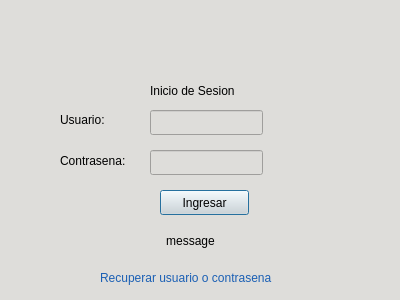
<?xml version="1.0" encoding="UTF-8"?>
<ui version="4.0">
 <class>login</class>
 <widget class="QDialog" name="login">
  <property name="geometry">
   <rect>
    <x>0</x>
    <y>0</y>
    <width>400</width>
    <height>300</height>
   </rect>
  </property>
  <property name="cursor">
   <cursorShape>ArrowCursor</cursorShape>
  </property>
  <property name="windowTitle">
   <string>Banco Rio Ceballos</string>
  </property>
  <property name="styleSheet">
   <string notr="true">background-color: rgb(222, 221, 218);</string>
  </property>
  <widget class="QLabel" name="label_2">
   <property name="geometry">
    <rect>
     <x>150</x>
     <y>80</y>
     <width>111</width>
     <height>21</height>
    </rect>
   </property>
   <property name="text">
    <string>Inicio de Sesion</string>
   </property>
   <property name="scaledContents">
    <bool>true</bool>
   </property>
  </widget>
  <widget class="QLabel" name="label_3">
   <property name="geometry">
    <rect>
     <x>60</x>
     <y>110</y>
     <width>81</width>
     <height>20</height>
    </rect>
   </property>
   <property name="text">
    <string>Usuario:</string>
   </property>
   <property name="scaledContents">
    <bool>false</bool>
   </property>
  </widget>
  <widget class="QLabel" name="label_4">
   <property name="geometry">
    <rect>
     <x>60</x>
     <y>150</y>
     <width>81</width>
     <height>21</height>
    </rect>
   </property>
   <property name="text">
    <string>Contrasena:</string>
   </property>
  </widget>
  <widget class="QLineEdit" name="txtUsuario">
   <property name="geometry">
    <rect>
     <x>150</x>
     <y>110</y>
     <width>113</width>
     <height>25</height>
    </rect>
   </property>
  </widget>
  <widget class="QLineEdit" name="txtContrasena">
   <property name="geometry">
    <rect>
     <x>150</x>
     <y>150</y>
     <width>113</width>
     <height>25</height>
    </rect>
   </property>
   <property name="echoMode">
    <enum>QLineEdit::Password</enum>
   </property>
  </widget>
  <widget class="QPushButton" name="btnIngresar">
   <property name="geometry">
    <rect>
     <x>160</x>
     <y>190</y>
     <width>89</width>
     <height>25</height>
    </rect>
   </property>
   <property name="cursor">
    <cursorShape>PointingHandCursor</cursorShape>
   </property>
   <property name="text">
    <string>Ingresar</string>
   </property>
  </widget>
  <widget class="QLabel" name="resetUsuario">
   <property name="geometry">
    <rect>
     <x>100</x>
     <y>270</y>
     <width>221</width>
     <height>16</height>
    </rect>
   </property>
   <property name="cursor">
    <cursorShape>PointingHandCursor</cursorShape>
   </property>
   <property name="styleSheet">
    <string notr="true">color: rgb(26, 95, 180);</string>
   </property>
   <property name="text">
    <string>Recuperar usuario o contrasena</string>
   </property>
   <property name="textFormat">
    <enum>Qt::AutoText</enum>
   </property>
   <property name="scaledContents">
    <bool>true</bool>
   </property>
   <property name="wordWrap">
    <bool>false</bool>
   </property>
  </widget>
  <widget class="QLabel" name="label">
   <property name="geometry">
    <rect>
     <x>130</x>
     <y>10</y>
     <width>141</width>
     <height>61</height>
    </rect>
   </property>
   <property name="text">
    <string/>
   </property>
   <property name="pixmap">
    <pixmap resource="../images/routeImagenes.qrc">:/xy/logoRioCeballos.svg</pixmap>
   </property>
   <property name="scaledContents">
    <bool>true</bool>
   </property>
  </widget>
  <widget class="QLabel" name="messageIngreso">
   <property name="geometry">
    <rect>
     <x>30</x>
     <y>230</y>
     <width>321</width>
     <height>21</height>
    </rect>
   </property>
   <property name="sizePolicy">
    <sizepolicy hsizetype="Preferred" vsizetype="Preferred">
     <horstretch>0</horstretch>
     <verstretch>0</verstretch>
    </sizepolicy>
   </property>
   <property name="text">
    <string>message</string>
   </property>
   <property name="textFormat">
    <enum>Qt::AutoText</enum>
   </property>
   <property name="scaledContents">
    <bool>false</bool>
   </property>
   <property name="alignment">
    <set>Qt::AlignCenter</set>
   </property>
   <property name="wordWrap">
    <bool>true</bool>
   </property>
  </widget>
 </widget>
 <resources>
  <include location="../images/routeImagenes.qrc"/>
 </resources>
 <connections/>
</ui>
